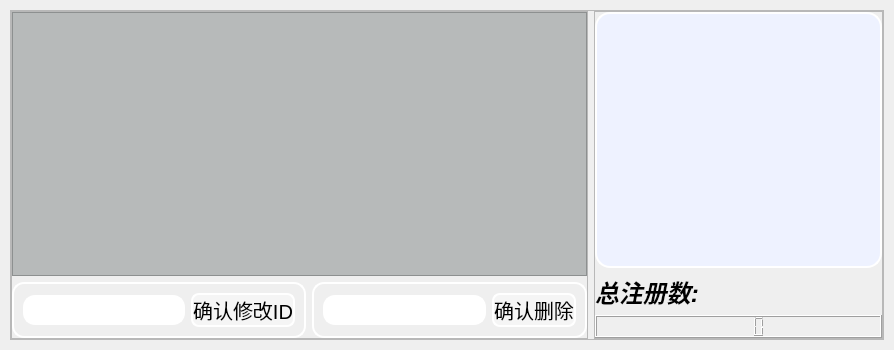
                     <widget class="QWidget" name="manager">
                      <property name="styleSheet">
                       <string notr="true"/>
                      </property>
                      <layout class="QVBoxLayout" name="verticalLayout">
                       <property name="spacing">
                        <number>10</number>
                       </property>
                       <property name="leftMargin">
                        <number>10</number>
                       </property>
                       <property name="topMargin">
                        <number>10</number>
                       </property>
                       <property name="rightMargin">
                        <number>10</number>
                       </property>
                       <property name="bottomMargin">
                        <number>10</number>
                       </property>
                       <item>
                        <widget class="QFrame" name="mg_main">
                         <property name="frameShape">
                          <enum>QFrame::StyledPanel</enum>
                         </property>
                         <property name="frameShadow">
                          <enum>QFrame::Raised</enum>
                         </property>
                         <layout class="QHBoxLayout" name="horizontalLayout_6" stretch="2,1">
                          <property name="sizeConstraint">
                           <enum>QLayout::SetDefaultConstraint</enum>
                          </property>
                          <property name="leftMargin">
                           <number>0</number>
                          </property>
                          <property name="topMargin">
                           <number>0</number>
                          </property>
                          <property name="rightMargin">
                           <number>0</number>
                          </property>
                          <property name="bottomMargin">
                           <number>0</number>
                          </property>
                          <item>
                           <widget class="QFrame" name="mg_left">
                            <property name="frameShape">
                             <enum>QFrame::StyledPanel</enum>
                            </property>
                            <property name="frameShadow">
                             <enum>QFrame::Raised</enum>
                            </property>
                            <layout class="QGridLayout" name="gridLayout" rowstretch="5,0">
                             <property name="leftMargin">
                              <number>0</number>
                             </property>
                             <property name="topMargin">
                              <number>0</number>
                             </property>
                             <property name="rightMargin">
                              <number>0</number>
                             </property>
                             <property name="bottomMargin">
                              <number>0</number>
                             </property>
                             <property name="horizontalSpacing">
                              <number>6</number>
                             </property>
                             <item row="1" column="0">
                              <widget class="QFrame" name="mg_left_1">
                               <property name="font">
                                <font>
                                 <family>Arial</family>
                                </font>
                               </property>
                               <property name="styleSheet">
                                <string notr="true">
border:2px solid rgb(255, 255, 255);
border-radius:12px;
</string>
                               </property>
                               <property name="frameShape">
                                <enum>QFrame::StyledPanel</enum>
                               </property>
                               <property name="frameShadow">
                                <enum>QFrame::Raised</enum>
                               </property>
                               <layout class="QHBoxLayout" name="horizontalLayout_7">
                                <item>
                                 <widget class="QLineEdit" name="mag_id_nameEdit">
                                  <property name="font">
                                   <font>
                                    <family>Arial</family>
                                    <pointsize>15</pointsize>
                                   </font>
                                  </property>
                                  <property name="styleSheet">
                                   <string notr="true"/>
                                  </property>
                                 </widget>
                                </item>
                                <item>
                                 <widget class="QPushButton" name="mag_nameedit_button">
                                  <property name="font">
                                   <font>
                                    <family>Arial</family>
                                    <pointsize>15</pointsize>
                                   </font>
                                  </property>
                                  <property name="styleSheet">
                                   <string notr="true">/*按钮普通态*/
QPushButton
{

    /*background-color:rgb(14 , 150 , 254);*/
    /*边框圆角半径为8像素*/ 
    border-radius:8px;
    background-color:rgba(255,255,255,90);
}

/*按钮停留态*/
QPushButton:hover
{
    /*背景颜色*/  
    background-color:rgb(44 , 137 , 255);
}

/*按钮按下态*/
QPushButton:pressed
{
    /*背景颜色*/  
    background-color:rgb(14 , 135 , 228);
    /*左内边距为3像素，让按下时字向右移动3像素*/  
    padding-left:3px;
    /*上内边距为3像素，让按下时字向下移动3像素*/  
    padding-top:3px;
}</string>
                                  </property>
                                  <property name="text">
                                   <string>确认修改ID</string>
                                  </property>
                                 </widget>
                                </item>
                               </layout>
                              </widget>
                             </item>
                             <item row="1" column="1">
                              <widget class="QFrame" name="mg_left_2">
                               <property name="font">
                                <font>
                                 <family>Arial</family>
                                </font>
                               </property>
                               <property name="styleSheet">
                                <string notr="true">
border:2px solid rgb(255, 255, 255);
border-radius:12px;
</string>
                               </property>
                               <property name="frameShape">
                                <enum>QFrame::StyledPanel</enum>
                               </property>
                               <property name="frameShadow">
                                <enum>QFrame::Raised</enum>
                               </property>
                               <layout class="QHBoxLayout" name="horizontalLayout_8">
                                <item>
                                 <widget class="QLineEdit" name="mag_del_edit">
                                  <property name="font">
                                   <font>
                                    <family>Arial</family>
                                    <pointsize>15</pointsize>
                                   </font>
                                  </property>
                                 </widget>
                                </item>
                                <item>
                                 <widget class="QPushButton" name="mag_delete_button">
                                  <property name="font">
                                   <font>
                                    <family>Arial</family>
                                    <pointsize>15</pointsize>
                                   </font>
                                  </property>
                                  <property name="styleSheet">
                                   <string notr="true">/*按钮普通态*/
QPushButton
{
    /*background-color:rgb(14 , 150 , 254);*/
    /*边框圆角半径为8像素*/ 
    border-radius:8px;
    background-color:rgba(255,255,255,90);
}

/*按钮停留态*/
QPushButton:hover
{
    /*背景颜色*/  
    background-color:rgb(44 , 137 , 255);
}

/*按钮按下态*/
QPushButton:pressed
{
    /*背景颜色*/  
    background-color:rgb(14 , 135 , 228);
    /*左内边距为3像素，让按下时字向右移动3像素*/  
    padding-left:3px;
    /*上内边距为3像素，让按下时字向下移动3像素*/  
    padding-top:3px;
}</string>
                                  </property>
                                  <property name="text">
                                   <string>确认删除</string>
                                  </property>
                                 </widget>
                                </item>
                               </layout>
                              </widget>
                             </item>
                             <item row="0" column="0" colspan="2">
                              <widget class="QTableView" name="all_db_showTb">
                               <property name="sizePolicy">
                                <sizepolicy hsizetype="Preferred" vsizetype="Preferred">
                                 <horstretch>0</horstretch>
                                 <verstretch>0</verstretch>
                                </sizepolicy>
                               </property>
                               <property name="font">
                                <font>
                                 <family>Arial</family>
                                 <pointsize>15</pointsize>
                                 <bold>true</bold>
                                </font>
                               </property>
                               <property name="styleSheet">
                                <string notr="true">background-color:rgba(167, 170, 170,196)</string>
                               </property>
                              </widget>
                             </item>
                            </layout>
                           </widget>
                          </item>
                          <item>
                           <widget class="QFrame" name="frame_5">
                            <property name="frameShape">
                             <enum>QFrame::StyledPanel</enum>
                            </property>
                            <property name="frameShadow">
                             <enum>QFrame::Raised</enum>
                            </property>
                            <layout class="QVBoxLayout" name="verticalLayout_7" stretch="3,2,1">
                             <property name="leftMargin">
                              <number>0</number>
                             </property>
                             <property name="topMargin">
                              <number>0</number>
                             </property>
                             <property name="rightMargin">
                              <number>0</number>
                             </property>
                             <property name="bottomMargin">
                              <number>0</number>
                             </property>
                             <item>
                              <widget class="QLabel" name="mag_grly_img_show">
                               <property name="sizePolicy">
                                <sizepolicy hsizetype="Ignored" vsizetype="Ignored">
                                 <horstretch>0</horstretch>
                                 <verstretch>0</verstretch>
                                </sizepolicy>
                               </property>
                               <property name="minimumSize">
                                <size>
                                 <width>256</width>
                                 <height>256</height>
                                </size>
                               </property>
                               <property name="font">
                                <font>
                                 <family>Arial</family>
                                </font>
                               </property>
                               <property name="styleSheet">
                                <string notr="true">background-color: rgb(238, 242, 255);
border:2px solid rgb(255, 255, 255);
border-radius:15px</string>
                               </property>
                               <property name="text">
                                <string/>
                               </property>
                               <property name="alignment">
                                <set>Qt::AlignCenter</set>
                               </property>
                              </widget>
                             </item>
                             <item>
                              <widget class="QLabel" name="label_7">
                               <property name="font">
                                <font>
                                 <family>Arial</family>
                                 <pointsize>18</pointsize>
                                 <italic>true</italic>
                                 <bold>true</bold>
                                </font>
                               </property>
                               <property name="text">
                                <string>总注册数:</string>
                               </property>
                              </widget>
                             </item>
                             <item>
                              <widget class="QLCDNumber" name="mag_total_reg_num">
                               <property name="font">
                                <font>
                                 <family>Arial</family>
                                </font>
                               </property>
                              </widget>
                             </item>
                            </layout>
                           </widget>
                          </item>
                         </layout>
                        </widget>
                       </item>
                      </layout>
                     </widget>
